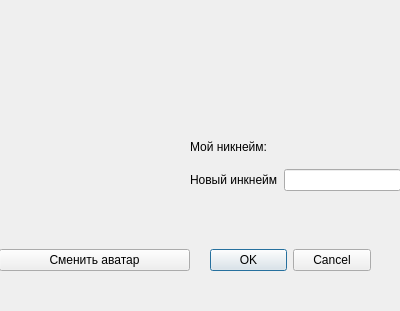
<?xml version="1.0" encoding="UTF-8"?>
<ui version="4.0">
 <class>Settings</class>
 <widget class="QDialog" name="Settings">
  <property name="geometry">
   <rect>
    <x>0</x>
    <y>0</y>
    <width>400</width>
    <height>311</height>
   </rect>
  </property>
  <property name="windowTitle">
   <string>Settings</string>
  </property>
  <widget class="QDialogButtonBox" name="buttonBox">
   <property name="geometry">
    <rect>
     <x>210</x>
     <y>240</y>
     <width>161</width>
     <height>41</height>
    </rect>
   </property>
   <property name="orientation">
    <enum>Qt::Horizontal</enum>
   </property>
   <property name="standardButtons">
    <set>QDialogButtonBox::Cancel|QDialogButtonBox::Ok</set>
   </property>
  </widget>
  <widget class="QWidget" name="verticalLayoutWidget_2">
   <property name="geometry">
    <rect>
     <x>190</x>
     <y>130</y>
     <width>211</width>
     <height>61</height>
    </rect>
   </property>
   <layout class="QVBoxLayout" name="verticalLayout_4">
    <item>
     <layout class="QGridLayout" name="gridLayout_3">
      <item row="0" column="0">
       <widget class="QLabel" name="label_2">
        <property name="text">
         <string>Мой никнейм:</string>
        </property>
       </widget>
      </item>
      <item row="0" column="1">
       <widget class="QLabel" name="old_nickname">
        <property name="text">
         <string/>
        </property>
       </widget>
      </item>
      <item row="1" column="1">
       <widget class="QLineEdit" name="new_nickname_line"/>
      </item>
      <item row="1" column="0">
       <widget class="QLabel" name="label_4">
        <property name="text">
         <string>Новый инкнейм</string>
        </property>
       </widget>
      </item>
     </layout>
    </item>
   </layout>
  </widget>
  <widget class="QWidget" name="verticalLayoutWidget">
   <property name="geometry">
    <rect>
     <x>-1</x>
     <y>0</y>
     <width>191</width>
     <height>271</height>
    </rect>
   </property>
   <layout class="QVBoxLayout" name="verticalLayout_3">
    <item>
     <widget class="QLabel" name="old_avatar">
      <property name="minimumSize">
       <size>
        <width>0</width>
        <height>190</height>
       </size>
      </property>
      <property name="text">
       <string/>
      </property>
      <property name="scaledContents">
       <bool>true</bool>
      </property>
     </widget>
    </item>
    <item>
     <spacer name="verticalSpacer">
      <property name="orientation">
       <enum>Qt::Vertical</enum>
      </property>
      <property name="sizeHint" stdset="0">
       <size>
        <width>20</width>
        <height>40</height>
       </size>
      </property>
     </spacer>
    </item>
    <item>
     <widget class="QPushButton" name="change_avatar_button">
      <property name="text">
       <string>Сменить аватар</string>
      </property>
     </widget>
    </item>
   </layout>
  </widget>
 </widget>
 <resources/>
 <connections>
  <connection>
   <sender>buttonBox</sender>
   <signal>accepted()</signal>
   <receiver>Settings</receiver>
   <slot>accept()</slot>
   <hints>
    <hint type="sourcelabel">
     <x>248</x>
     <y>254</y>
    </hint>
    <hint type="destinationlabel">
     <x>157</x>
     <y>274</y>
    </hint>
   </hints>
  </connection>
  <connection>
   <sender>buttonBox</sender>
   <signal>rejected()</signal>
   <receiver>Settings</receiver>
   <slot>reject()</slot>
   <hints>
    <hint type="sourcelabel">
     <x>316</x>
     <y>260</y>
    </hint>
    <hint type="destinationlabel">
     <x>286</x>
     <y>274</y>
    </hint>
   </hints>
  </connection>
 </connections>
</ui>
